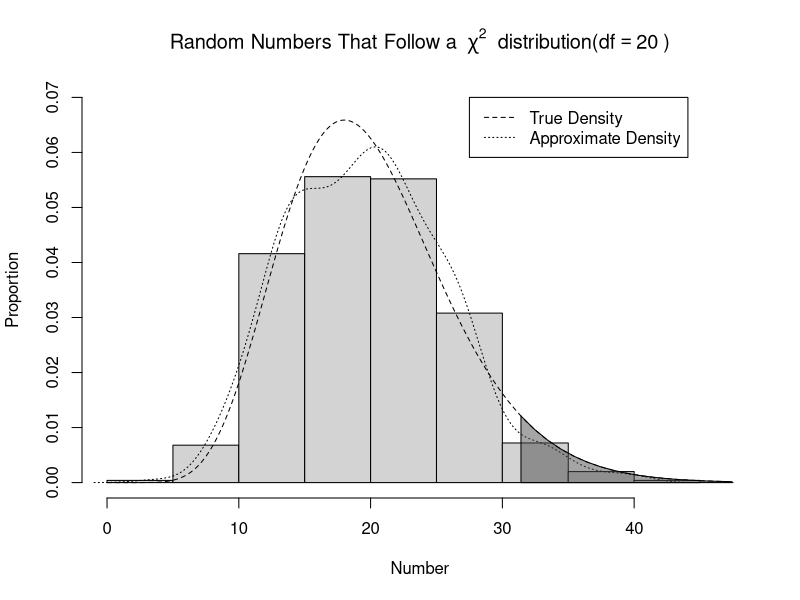

The R script that drew this image:
# Generate 500 random numbers with a chi-squared dist. with 20 df.
degrees <- 20
x <- rchisq(500,df=degrees)

# Get the 95th and 99.95th percentile
percent95   <- qchisq(0.95,df=degrees)
percent9995 <- qchisq(0.9995,df=degrees)

# Plot a histogram of the distribution
theTitle <- bquote("Random Numbers That Follow a "~chi^2~" distribution(df"==.(format(degrees))~")")
histInfo <-
    hist(x,
         main=theTitle,
         xlab="Number",ylab="Proportion",freq=FALSE,ylim=c(0,0.07),xlim=c(0,percent9995))

# Plot the true density function
domain <- seq(0,percent9995,by=0.02)
points(domain,dchisq(domain,df=degrees),type='l',col=1,lty=2)

# Plot an approximation of the density function.
densityApprox <- density(x)
points(densityApprox,type='l',col=1,lty=3)

# Add a legend
legend(percent9995-20,0.07,c("True Density","Approximate Density"),lty=c(2,3))

# Add an area to the right of the 95th percentile.
xRight  <- c(percent95,seq(percent95,percent9995),percent9995,percent95)
theArea <- c(0,dchisq(seq(percent95,percent9995),df=degrees),0,0)
polygon(xRight,theArea, col=rgb(0.3,0.3,0.3,0.5))
 
